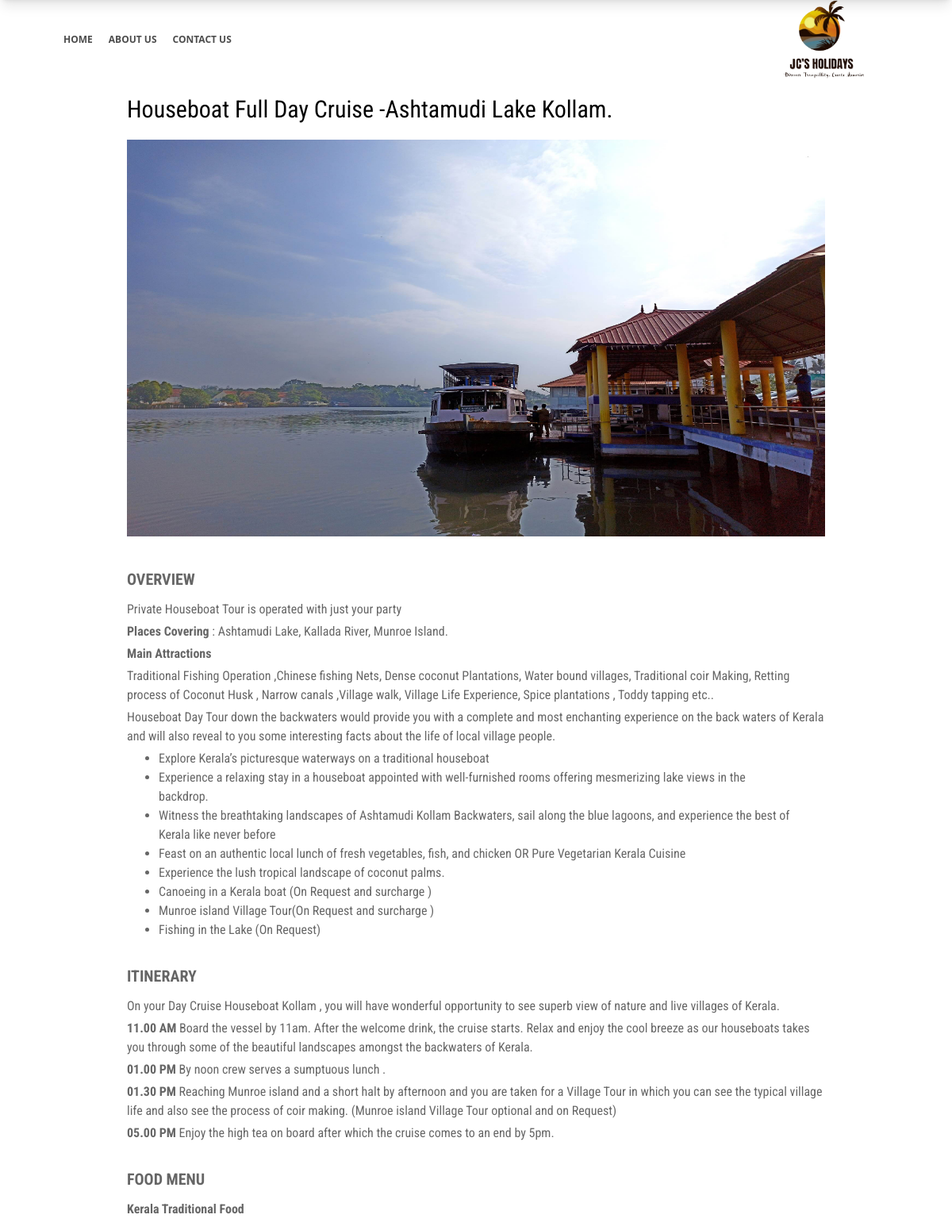
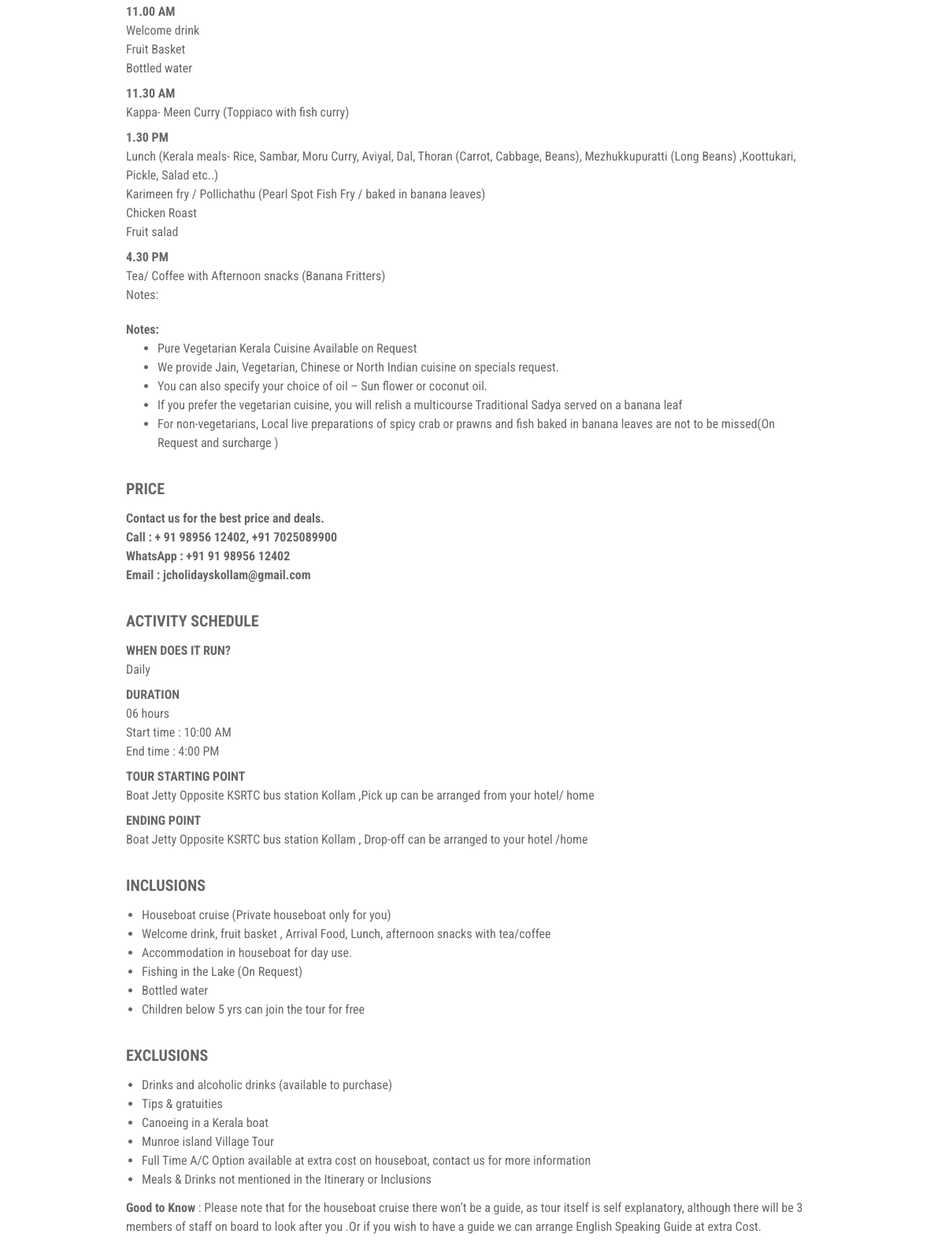
The page /package/df/ on the database its author committed (2 pictures, top to bottom).
### myapp/models.py (models this page shows, shortened)
class BoatingPackage(models.Model):
    slug = models.SlugField(unique=True)
    package_name = models.CharField(max_length=255)
    thumbnail = models.ImageField(upload_to='packages/')
    short_overview = models.CharField(max_length=250)
    places_covering = models.TextField()

class MainAttraction(models.Model):
    section = models.ForeignKey(BoatingPackage, on_delete=models.CASCADE, related_name='main_attraction')
    main_attraction = models.TextField()

class AttractionBulletPoint(models.Model):
    section = models.ForeignKey(BoatingPackage, on_delete=models.CASCADE, related_name='attraction_bullet_points')
    text = models.CharField(max_length=300)

class ItinerarySection(models.Model):
    section = models.ForeignKey(BoatingPackage, on_delete=models.CASCADE, default=1, related_name='itinerary_desc')
    short_description = models.TextField()

class ItineraryItem(models.Model):
    section = models.ForeignKey(BoatingPackage, on_delete=models.CASCADE, related_name='itinerary_items')
    time = models.CharField(max_length=20)
    plan = models.TextField()

class FoodStyle(models.Model):
    section = models.ForeignKey(BoatingPackage, on_delete=models.CASCADE, related_name='food_styles')
    food_style = models.CharField(max_length=200)

class FoodTimings(models.Model):
    section = models.ForeignKey(BoatingPackage, on_delete=models.CASCADE, related_name='foodtiming')
    time = models.CharField(max_length=20)
    food = models.TextField()

class FoodBulletPoint(models.Model):
    section = models.ForeignKey(BoatingPackage, on_delete=models.CASCADE, related_name='food_bullet_points')
    text = models.CharField(max_length=300)

class WhenDoesitRun(models.Model):
    section = models.ForeignKey(BoatingPackage, on_delete=models.CASCADE, related_name='run')
    when_does_it_run = models.CharField(max_length=300)

class Duration(models.Model):
    section = models.ForeignKey(BoatingPackage, on_delete=models.CASCADE, related_name='durations')
    duration = models.CharField(max_length=300)
    start_time = models.CharField(max_length=300, default='10:00 AM')
    end_time = models.CharField(max_length=300, default='5:00 PM')

class StartAndEndPoints(models.Model):
    section = models.ForeignKey(BoatingPackage, on_delete=models.CASCADE ,related_name='start_end_points')
    starting_point = models.TextField()
    ending_point = models.TextField()

class Inclusion(models.Model):
    section = models.ForeignKey(BoatingPackage, on_delete=models.CASCADE, related_name='inclusion')
    bullet_points = models.CharField(max_length=300)

class Exclusion(models.Model):
    section = models.ForeignKey(BoatingPackage, on_delete=models.CASCADE, related_name='exclusions')
    bullet_points = models.CharField(max_length=300)

class GoodToKnow(models.Model):
    section = models.ForeignKey(BoatingPackage, on_delete=models.CASCADE, related_name='goodtoknow')
    good_to_know = models.TextField()

### myapp/views.py (the view)
# urls.py: path('package/<slug:slug>/', views.package, name='package'),
def package(request, slug):
    package = BoatingPackage.objects.get(slug=slug)
    return render(request, 'package.html', {
        'package': package,
    })

### templates/package.html (shortened to what this page needs)
{% load static %}
<!DOCTYPE html>
<html lang="en">
<head>
    <link href="https://cdn.jsdelivr.net/npm/remixicon@4.5.0/fonts/remixicon.css" rel="stylesheet"/>
    <link rel="stylesheet" href="{% static "css/main.css" %}">
    <link rel="stylesheet" href="{% static "css/style.css" %}">
</head>
<body>
    <div class="fixed top-0 z-10">
        <div class="flex flex-col">
                <div class="h-[100px] bg-white w-screen px-5 sm:px-20 flex justify-between items-center text-[12px] font-bold text-black/70">
                    <div class="hidden md:flex gap-5">
                        <a class="hover:text-black transition ease-in duration-300 hover:text-shadow" href="/">HOME</a>
                        <a class="hover:text-black transition ease-in duration-300 hover:text-shadow" href="">ABOUT US</a>
                        <a class="hover:text-black transition ease-in duration-300 hover:text-shadow" href="">CONTACT US</a>
                    </div>
                    <img class="h-[100px]" src="{% static "images/jh.png" %}" alt="">
            </div>
            <div class="">
                <img class="w-screen" src="{% static "images/bg-sldr.png" %}" alt="">
            </div>
        </div>
    </div>
    <div class="mx-5 sm:mx-40 mt-30 sm:mb-10 sm:mt-30 con">
        <h1 class="text-3xl mb-5">{{ package.package_name }}</h1>
        <img class="h-[300px] sm:h-[500px] w-screen" src="{{ package.thumbnail.url }}" alt="">
    </div>
    <div class="mx-5 sm:mx-40 mt-10 sm:mb-20 sm:mt-10 con">
        <div class="flex flex-col gap-8">
            <div class="flex flex-col gap-3">
                <h5 class="font-bold con text-xl text-black/60">OVERVIEW</h5>
                <div class="flex flex-col gap-1 text-black/60">
                    <p>{{ package.short_overview }}</p>
                    <p><span class="font-bold">Places Covering</span> : {{ package.places_covering }}</p>
                    <span class="font-bold">Main Attractions  </span>
                    {% for p in package.main_attraction.all  %}
                        <p>{{ p.main_attraction }}</p>
                    {% endfor %}
                    <div class="flex flex-col mx-10">
                        <ul class="list-disc">
                            {% for p in package.attraction_bullet_points.all %}
                            <li>{{ p.text }}</li>
                            {% endfor %}
                        </ul>
                    </div>
                </div>
            </div>
            <div class="flex flex-col gap-3">
                <h5 class="font-bold con text-xl text-black/60">ITINERARY</h5>
                <div class="flex flex-col gap-1 text-black/60">
                    {% for p in package.itinerary_desc.all %}
                        <p>{{ p.short_description }}</p>
                    {% endfor %}
                    {% for p in package.itinerary_items.all %}
                        <p><span class="font-bold">{{ p.time }}</span> {{ p.plan }}</p>
                    {% endfor %}
                </div>
            </div>
            <div class="flex flex-col gap-3">
                <h5 class="font-bold con text-xl text-black/60">FOOD MENU</h5>
                <div class="flex flex-col gap-3 text-black/60">
                    {% for p in package.food_styles.all %}
                        <p class="font-bold">{{ p.food_style }}</p>
                    {% endfor %}
                    <div>
                        {% for p in package.foodtiming.all %}
                            <p class="font-bold">{{p.time}}</p>
                            <p>{{p.food|linebreaks}}</p>
                        {% endfor %}
                    </div>
                    <div>
                        <p class="font-bold">Notes:</p>
                        <div class="flex flex-col mx-10">
                            <ul class="list-disc">
                                {% for p in package.food_bullet_points.all %}
                                    <li>{{ p.text }}</li>
                                {% endfor %}
                            </ul>
                        </div>
                    </div>
                </div>
            </div>
            <div class="flex flex-col gap-3">
                <h5 class="font-bold con text-xl text-black/60">PRICE</h5>
                <div>
                    <p class="font-bold text-black/60">Contact us for the best price and deals.</p>
                    <p class="font-bold text-black/60">Call : + 91 98956 12402, +91 7025089900</p>
                    <p class="font-bold text-black/60">WhatsApp : +91 91 98956 12402</p>
                    <p class="font-bold text-black/60">Email : jcholidayskollam@gmail.com</p>
                </div>
            </div>
            <div class="flex flex-col gap-3 text-black/60">
                <h5 class="font-bold con text-xl text-black/60">ACTIVITY SCHEDULE</h5>
                <div class="flex flex-col gap-2">
                    <div>
                        <p class="font-bold">WHEN DOES IT RUN?</p>
                        {% for p in package.run.all %}
                            <p>{{ p.when_does_it_run }}</p>
                        {% endfor %}
                    </div>
                    <div>
                        <p class="font-bold">DURATION</p>
                        {% for p in package.durations.all %}
                            <p>{{ p.duration }}</p>
                            <p>Start time : {{ p.start_time }}</p>
                            <p>End time : {{ p.end_time }}</p>
                        {% endfor %}
                    </div>
                    {% for p in package.start_end_points.all %}
                        <div>
                            <p class="font-bold">TOUR STARTING POINT</p>
                            <p>{{ p.starting_point }}</p>
                        </div>
                        <div>
                            <p class="font-bold">ENDING POINT</p>
                            <p>{{ p.ending_point }}</p>
                        </div>
                    {% endfor %}
                </div>
            </div>
            <div class="flex flex-col gap-3 text-black/60">
                <h5 class="font-bold con text-xl text-black/60">INCLUSIONS</h5>
                <div class="flex flex-col mx-5">
                    <ul class="list-disc">
                        {% for p in package.inclusion.all %}
                            <li>{{ p.bullet_points }}</li>
                        {% endfor %}
                    </ul>
                </div>
            </div>
            <div class="flex flex-col gap-3 text-black/60">
                <h5 class="font-bold con text-xl text-black/60">EXCLUSIONS</h5>
                <div class="flex flex-col mx-5">
                    <ul class="list-disc">
                        {% for p in package.exclusions.all %}
                            <li>{{ p.bullet_points }}</li>
                        {% endfor %}
                </div>
                {% for p in package.goodtoknow.all %}
                <p><span class="font-bold">Good to Know</span> : {{ p.good_to_know }}</p>
                {% endfor %}
            </div>
        </div>
    </div>
</body>
</html>

### static/css/style.css (style rules this page uses)
.con { font-family: "Roboto Condensed", sans-serif; }

### rows shown on the page
BoatingPackage: package_name "Houseboat Full Day Cruise -Ashtamudi Lake Kollam.", thumbnail (picture), short_overview "Private Houseboat Tour is operated with just your party", places_covering "Ashtamudi Lake, Kallada River, Munroe Island."
MainAttraction: main_attraction "Traditional Fishing Operation ,Chinese fishing Nets, Dense coconut Plantations, Water bound villages, Traditional coir Making, Retting process of Coconut Husk , Narrow canals ,Village walk, Village Life Experience, Spice plantations , Toddy tapping etc.."
MainAttraction: main_attraction "Houseboat Day Tour down the backwaters would provide you with a complete and most enchanting experience on the back waters of Kerala and will also reveal to you some interesting facts about the life of local village people."
AttractionBulletPoint: text "Explore Kerala’s picturesque waterways on a traditional houseboat"
AttractionBulletPoint: text "Experience a relaxing stay in a houseboat appointed with well-furnished rooms offering mesmerizing lake views in the backdrop."
AttractionBulletPoint: text "Witness the breathtaking landscapes of Ashtamudi Kollam Backwaters, sail along the blue lagoons, and experience the best of Kerala like never before"
AttractionBulletPoint: text "Feast on an authentic local lunch of fresh vegetables, fish, and chicken OR Pure Vegetarian Kerala Cuisine"
AttractionBulletPoint: text "Experience the lush tropical landscape of coconut palms."
AttractionBulletPoint: text "Canoeing in a Kerala boat (On Request and surcharge )"
AttractionBulletPoint: text "Munroe island Village Tour(On Request and surcharge )"
AttractionBulletPoint: text "Fishing in the Lake (On Request)"
ItinerarySection: short_description "On your Day Cruise Houseboat Kollam , you will have wonderful opportunity to see superb view of nature and live villages of Kerala."
ItineraryItem: time "11.00 AM", plan "Board the vessel by 11am. After the welcome drink, the cruise starts. Relax and enjoy the cool breeze as our houseboats takes you through some of the beautiful landscapes amongst the backwaters of Kerala."
ItineraryItem: time "01.00 PM", plan "By noon crew serves a sumptuous lunch ."
ItineraryItem: time "01.30 PM", plan "Reaching Munroe island and a short halt by afternoon and you are taken for a Village Tour in which you can see the typical village life and also see the process of coir making. (Munroe island Village Tour optional and on Request)"
ItineraryItem: time "05.00 PM", plan "Enjoy the high tea on board after which the cruise comes to an end by 5pm."
FoodStyle: food_style "Kerala Traditional Food"
FoodTimings: time "11.00 AM", food "Welcome drink Fruit Basket Bottled water"
FoodTimings: time "11.30 AM", food "Kappa- Meen Curry (Toppiaco with fish curry)"
FoodTimings: time "1.30 PM", food "Lunch (Kerala meals- Rice, Sambar, Moru Curry, Aviyal, Dal, Thoran (Carrot, Cabbage, Beans), Mezhukkupuratti (Long Beans) ,Koottukari, Pickle, Salad etc..) Karimeen fry / Pollichathu (Pearl Spot Fish Fry / baked in banana leaves) Chicken Roast Fruit salad"
FoodTimings: time "4.30 PM", food "Tea/ Coffee with Afternoon snacks (Banana Fritters) Notes:"
FoodBulletPoint: text "Pure Vegetarian Kerala Cuisine Available on Request"
FoodBulletPoint: text "We provide Jain, Vegetarian, Chinese or North Indian cuisine on specials request."
FoodBulletPoint: text "You can also specify your choice of oil – Sun flower or coconut oil."
FoodBulletPoint: text "If you prefer the vegetarian cuisine, you will relish a multicourse Traditional Sadya served on a banana leaf"
FoodBulletPoint: text "For non-vegetarians, Local live preparations of spicy crab or prawns and fish baked in banana leaves are not to be missed(On Request and surcharge )"
WhenDoesitRun: when_does_it_run "Daily"
Duration: duration "06 hours", start_time "10:00 AM", end_time "4:00 PM"
StartAndEndPoints: starting_point "Boat Jetty Opposite KSRTC bus station Kollam ,Pick up can be arranged from your hotel/ home", ending_point "Boat Jetty Opposite KSRTC bus station Kollam , Drop-off can be arranged to your hotel /home"
Inclusion: bullet_points "Houseboat cruise (Private houseboat only for you)"
Inclusion: bullet_points "Welcome drink, fruit basket , Arrival Food, Lunch, afternoon snacks with tea/coffee"
Inclusion: bullet_points "Accommodation in houseboat for day use."
Inclusion: bullet_points "Fishing in the Lake (On Request)"
Inclusion: bullet_points "Bottled water"
Inclusion: bullet_points "Children below 5 yrs can join the tour for free"
Exclusion: bullet_points "Drinks and alcoholic drinks (available to purchase)"
Exclusion: bullet_points "Tips & gratuities"
Exclusion: bullet_points "Canoeing in a Kerala boat"
Exclusion: bullet_points "Munroe island Village Tour"
Exclusion: bullet_points "Full Time A/C Option available at extra cost on houseboat, contact us for more information"
Exclusion: bullet_points "Meals & Drinks not mentioned in the Itinerary or Inclusions"
GoodToKnow: good_to_know "Please note that for the houseboat cruise there won’t be a guide, as tour itself is self explanatory, although there will be 3 members of staff on board to look after you .Or if you wish to have a guide we can arrange English Speaking Guide at extra Cost."
